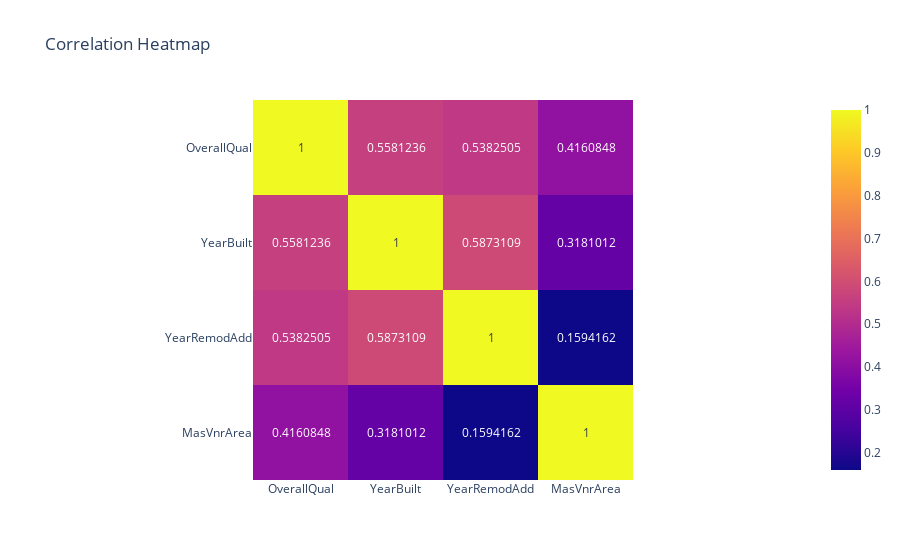

Here is the notebook cell this chart was saved with:
### Markdown cell above
OverallQual is the most important feature among the selected ones, then by YearBuilt and YearRemodAdd as relevant, while MasVnrArea appears to have the weakest impact on SalePrice.

### Code cell
## Heatmap de corelatii

import plotly.express as px
corr_matrix = data[selected_features].corr()

fig = px.imshow(
    corr_matrix,
    text_auto=True,
    title="Correlation Heatmap"
)
fig.show()

### Figure 1 — Plotly figure (JSON) as saved in the notebook; plotly's stock layout.template omitted (floating-point values rounded to 4 significant figures)
{"data": [{"coloraxis": "coloraxis", "hovertemplate": "x: %{x}<br>y: %{y}<br>color: %{z}<extra></extra>", "name": "0", "texttemplate": "%{z}", "type": "heatmap", "x": ["OverallQual", "YearBuilt", "YearRemodAdd", "MasVnrArea"], "xaxis": "x", "y": ["OverallQual", "YearBuilt", "YearRemodAdd", "MasVnrArea"], "yaxis": "y", "z": [[1, 0.5581, 0.5383, 0.4161], [0.5581, 1, 0.5873, 0.3181], [0.5383, 0.5873, 1, 0.1594], [0.4161, 0.3181, 0.1594, 1]]}], "layout": {"coloraxis": {"colorscale": [[0, "#0d0887"], [0.1111, "#46039f"], [0.2222, "#7201a8"], [0.3333, "#9c179e"], [0.4444, "#bd3786"], [0.5556, "#d8576b"], [0.6667, "#ed7953"], [0.7778, "#fb9f3a"], [0.8889, "#fdca26"], [1, "#f0f921"]]}, "title": {"text": "Correlation Heatmap"}, "xaxis": {"anchor": "y", "constrain": "domain", "domain": [0, 1], "scaleanchor": "y"}, "yaxis": {"anchor": "x", "autorange": "reversed", "constrain": "domain", "domain": [0, 1]}}}
